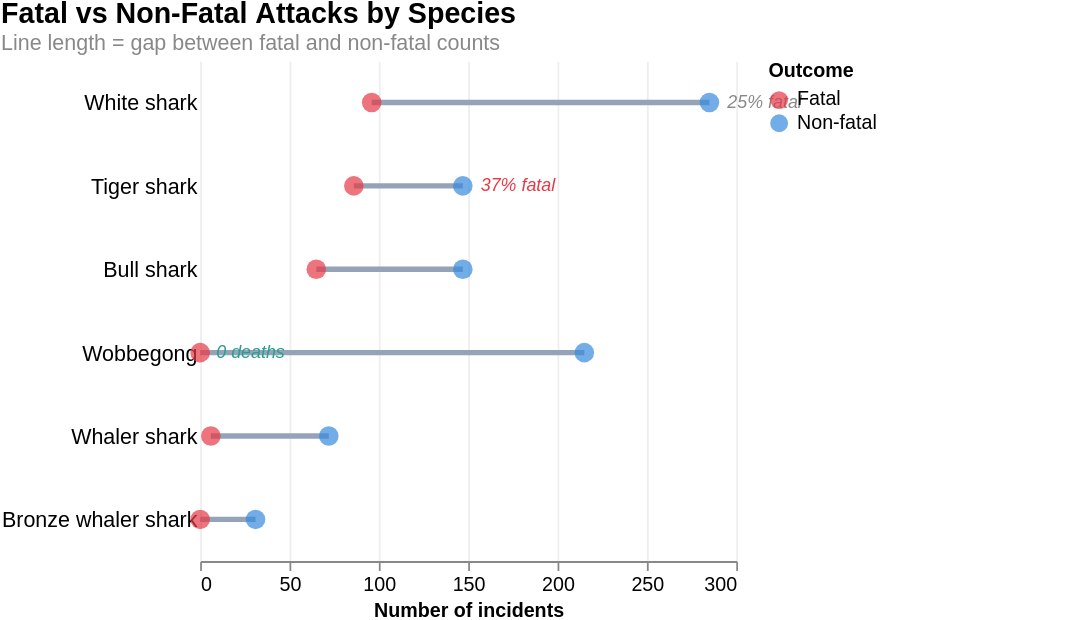

Express this chart as Vega-Lite.
### Vega-Lite specification from a JSON file in a GitHub repository (floating-point values rounded to 4 significant figures)
{"$schema": "https://vega.github.io/schema/vega-lite/v5.json", "title": {"text": "Fatal vs Non-Fatal Attacks by Species", "subtitle": "Line length = gap between fatal and non-fatal counts", "fontSize": 16, "fontWeight": "bold", "subtitleFontSize": 12, "subtitleColor": "#888888", "anchor": "start"}, "width": "container", "height": 280, "config": {"view": {"stroke": ""}, "padding": {"right": 120}}, "data": {"values": [{"species": "White shark", "type": "Non-fatal", "count": 285}, {"species": "White shark", "type": "Fatal", "count": 96}, {"species": "Tiger shark", "type": "Non-fatal", "count": 147}, {"species": "Tiger shark", "type": "Fatal", "count": 86}, {"species": "Wobbegong", "type": "Non-fatal", "count": 215}, {"species": "Wobbegong", "type": "Fatal", "count": 0}, {"species": "Bull shark", "type": "Non-fatal", "count": 147}, {"species": "Bull shark", "type": "Fatal", "count": 65}, {"species": "Whaler shark", "type": "Non-fatal", "count": 72}, {"species": "Whaler shark", "type": "Fatal", "count": 6}, {"species": "Bronze whaler shark", "type": "Non-fatal", "count": 31}, {"species": "Bronze whaler shark", "type": "Fatal", "count": 0}]}, "layer": [{"mark": {"type": "line", "strokeWidth": 3, "color": "#94a3b8"}, "encoding": {"y": {"field": "species", "type": "nominal", "sort": ["White shark", "Tiger shark", "Bull shark", "Wobbegong", "Whaler shark", "Bronze whaler shark"], "axis": {"title": null, "labelFontSize": 12, "ticks": false, "domain": false}}, "x": {"field": "count", "type": "quantitative", "scale": {"domainMin": 0, "domainMax": 300, "nice": false}, "axis": {"title": "Number of incidents", "titleFontSize": 11, "labelFontSize": 11, "grid": true, "gridColor": "#eeeeee", "values": [0, 50, 100, 150, 200, 250, 300]}}, "detail": {"field": "species"}}}, {"mark": {"type": "point", "filled": true, "size": 120}, "encoding": {"y": {"field": "species", "type": "nominal", "sort": ["White shark", "Tiger shark", "Bull shark", "Wobbegong", "Whaler shark", "Bronze whaler shark"]}, "x": {"field": "count", "type": "quantitative", "scale": {"domainMin": 0, "domainMax": 300, "nice": false}}, "color": {"field": "type", "type": "nominal", "scale": {"domain": ["Fatal", "Non-fatal"], "range": ["#e63946", "#378ADD"]}, "legend": {"title": "Outcome", "titleFontSize": 11, "labelFontSize": 11, "orient": "right"}}, "tooltip": [{"field": "species", "title": "Species"}, {"field": "type", "title": "Outcome"}, {"field": "count", "title": "Count"}]}}, {"data": {"values": [{"species": "Wobbegong", "x": 4, "label": "0 deaths", "col": "#2a9d8f"}, {"species": "Tiger shark", "x": 152, "label": "37% fatal", "col": "#e63946"}, {"species": "White shark", "x": 290, "label": "25% fatal", "col": "#888888"}]}, "mark": {"type": "text", "align": "left", "dx": 5, "fontSize": 10, "fontStyle": "italic"}, "encoding": {"y": {"field": "species", "type": "nominal", "sort": ["White shark", "Tiger shark", "Bull shark", "Wobbegong", "Whaler shark", "Bronze whaler shark"]}, "x": {"field": "x", "type": "quantitative", "scale": {"domainMin": 0, "domainMax": 300, "nice": false}}, "text": {"field": "label", "type": "nominal"}, "color": {"field": "col", "type": "nominal", "scale": null, "legend": null}}}]}
